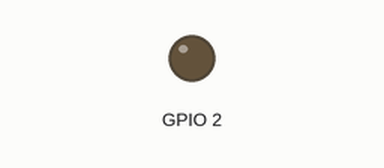
Recording of a sketch running on a simulated ESP8266 (NodeMCU). Parts: output pins drawn as LEDs (lit = HIGH). WiFi joins after 1.5 s; servers stay silent unless stated; what the sketch prints to the serial monitor is not drawn.

Above: at 0.1 s.
At 1.1 s:
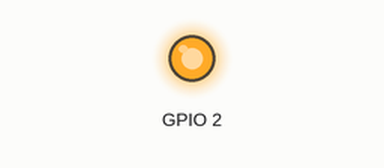
Timing chart, 0 to 3.0 s (numbered marks = the images above):
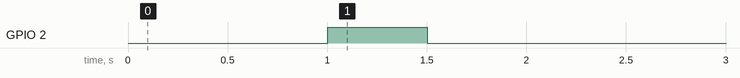

The sketch:

esp8266.ino
```cpp
#include <ESP8266WiFi.h>

void setup()
{
  pinMode(2, OUTPUT);
  Serial.begin(115200);
  Serial.println();

  WiFi.begin("Dima", "dima0519");

  Serial.print("Connecting");
  while (WiFi.status() != WL_CONNECTED)
  {
    delay(1000);
    //Serial.print(".");
    digitalWrite(2, HIGH);
    delay(500);
    digitalWrite(2, LOW);

  }
  Serial.println();

  Serial.print("Connected, IP address: ");
  Serial.println(WiFi.localIP());

  WiFiClient client;
  while(!client.connect("192.168.0.108", 4554)){
    delay(500);
    Serial.print(".");
  }

  client.println("/hst esp8266/topic basic/type register/nof");
  client.stop();
}

void loop() {
  WiFiClient client;
  while(!client.connect("192.168.0.108", 4554)){
    delay(500);
    Serial.print(".");
  }

  client.println("/body 5 moles ethyl detected/topic basic/hst esp8266/type broadcast/nof");
  client.stop();
  delay(2000);
}
```
